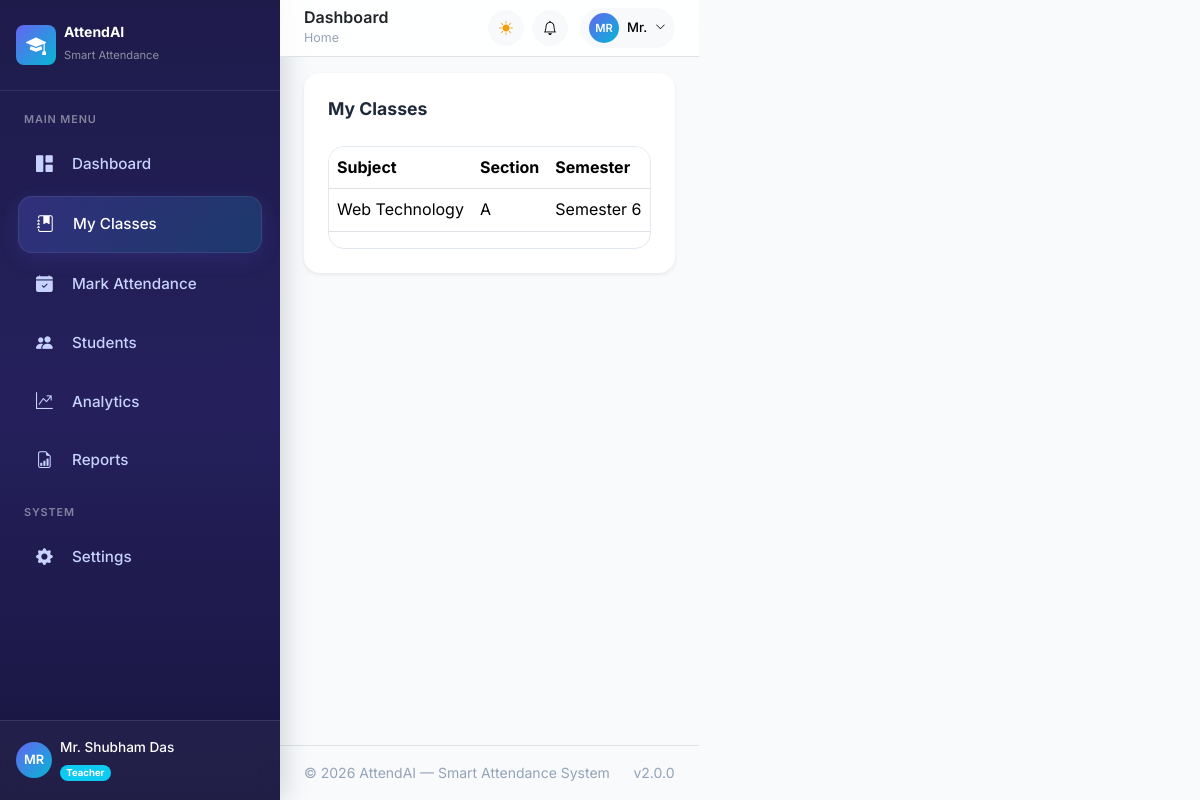
The page /teacher/classes (signed in) on the database its author committed.
### app/models/user.py (models this page shows, shortened)
class User(UserMixin, db.Model):
    __tablename__ = 'users'
    id = db.Column(db.Integer, primary_key=True)
    email = db.Column(db.String(120), unique=True, nullable=False, index=True)
    password_hash = db.Column(db.String(256), nullable=False)
    full_name = db.Column(db.String(100), nullable=False)
    phone = db.Column(db.String(20), nullable=True)
    avatar = db.Column(db.String(255), nullable=True)
    role = db.Column(db.String(20), nullable=False, default='teacher') # 'admin', 'teacher', 'student'
    is_active = db.Column(db.Boolean, default=True, nullable=False)
    created_at = db.Column(db.DateTime, default=datetime.utcnow, nullable=False)
    last_login = db.Column(db.DateTime, nullable=True)
    theme_preference = db.Column(db.String(10), default='light', nullable=False)

### app/models/subject.py (models this page shows, shortened)
class SectionSubject(db.Model):
    __tablename__ = 'section_subjects'
    id = db.Column(db.Integer, primary_key=True)
    section_id = db.Column(db.Integer, db.ForeignKey('sections.id'), nullable=False)
    subject_id = db.Column(db.Integer, db.ForeignKey('subjects.id'), nullable=False)
    teacher_id = db.Column(db.Integer, db.ForeignKey('users.id'), nullable=False)
    created_at = db.Column(db.DateTime, default=datetime.utcnow, nullable=False)
    teacher = db.relationship('User', backref=db.backref('teaching_assignments', cascade='all, delete-orphan'))
    attendances = db.relationship('Attendance', backref='section_subject', lazy='dynamic', cascade='all, delete-orphan')
    __table_args__ = (
        UniqueConstraint('section_id', 'subject_id', name='uq_section_subject'),
    )

class Subject(db.Model):
    __tablename__ = 'subjects'
    id = db.Column(db.Integer, primary_key=True)
    name = db.Column(db.String(100), nullable=False)
    code = db.Column(db.String(20), unique=True, nullable=False)
    credits = db.Column(db.Integer, default=3, nullable=False)
    subject_type = db.Column(db.String(20), default='theory', nullable=False)  # 'theory', 'practical', 'elective'
    is_active = db.Column(db.Boolean, default=True, nullable=False)
    created_at = db.Column(db.DateTime, default=datetime.utcnow, nullable=False)
    section_subjects = db.relationship('SectionSubject', backref='subject', cascade='all, delete-orphan')

### app/models/academic.py (models this page shows, shortened)
class Section(db.Model):
    __tablename__ = 'sections'
    id = db.Column(db.Integer, primary_key=True)
    semester_id = db.Column(db.Integer, db.ForeignKey('semesters.id'), nullable=False)
    name = db.Column(db.String(10), nullable=False)  # e.g., "A", "B"
    max_strength = db.Column(db.Integer, default=60, nullable=False)
    is_active = db.Column(db.Boolean, default=True, nullable=False)
    students = db.relationship('Student', backref='section', lazy='dynamic')
    section_subjects = db.relationship('SectionSubject', backref='section', lazy='dynamic', cascade='all, delete-orphan')

class Semester(db.Model):
    __tablename__ = 'semesters'
    id = db.Column(db.Integer, primary_key=True)
    program_id = db.Column(db.Integer, db.ForeignKey('programs.id'), nullable=False)
    number = db.Column(db.Integer, nullable=False)
    label = db.Column(db.String(50), nullable=False)  # e.g., "Semester 1", "Semester 2"
    is_active = db.Column(db.Boolean, default=True, nullable=False)
    sections = db.relationship('Section', backref='semester', lazy='dynamic', cascade='all, delete-orphan')

### app/blueprints/teacher.py (the view)
@teacher_bp.route('/classes')
@login_required
@teacher_required
def classes():
    assignments = current_user.teaching_assignments
    return render_template(
        'teacher/classes.html',
        assignments=assignments
    )

### app/templates/teacher/classes.html (shortened to what this page needs)
{% extends "base.html" %}
{% block content %}
<div class="card shadow-sm border-0 p-4 rounded-4">
    <h4 class="fw-bold mb-4">
        My Classes
    </h4>
    {% if assignments %}
        <div class="table-responsive">
            <table class="table align-middle">
                <thead>
                    <tr>
                        <th>Subject</th>
                        <th>Section</th>
                        <th>Semester</th>
                    </tr>
                </thead>
                <tbody>
                    {% for a in assignments %}
                    <tr>
                        <td>{{ a.subject.name }}</td>
                        <td>{{ a.section.name }}</td>
                        <td>Semester {{ a.section.semester.number }}</td>
                    </tr>
                    {% endfor %}
                </tbody>
            </table>
        </div>
    {% endif %}
</div>
{% endblock %}

### app/templates/components/sidebar.html (shortened to what this page needs)
<aside class="app-sidebar" id="appSidebar">
    <div class="sidebar-brand d-flex align-items-center gap-2 px-3 py-4">
        <div class="brand-icon d-flex align-items-center justify-content-center rounded-3" style="width:40px;height:40px;background:linear-gradient(135deg,#6366f1,#06b6d4);">
            <i class="bi bi-mortarboard-fill text-white fs-5"></i>
        </div>
        <div class="brand-text">
            <h6 class="mb-0 text-white fw-bold">AttendAI</h6>
            <small class="text-white-50" style="font-size:0.7rem;">Smart Attendance</small>
        </div>
    </div>
    <nav class="sidebar-nav flex-grow-1 px-2 py-2">
        <div class="nav-section">
            <span class="nav-section-label text-uppercase text-white-50 px-3 mb-2 d-block" style="font-size:0.65rem;letter-spacing:0.08em;">Main Menu</span>
            {% if current_user.role == 'admin' %}
            <a href="{{ url_for('admin.dashboard') }}" class="sidebar-link {{ 'active' if request.endpoint == 'admin.dashboard' }}">
                <i class="bi bi-grid-1x2-fill"></i><span>Dashboard</span>
            </a>
            <a href="{{ url_for('admin.departments') }}" class="sidebar-link {{ 'active' if request.endpoint == 'admin.departments' }}">
                <i class="bi bi-building"></i><span>Departments</span>
            </a>
            <a href="{{ url_for('admin.programs') }}" class="sidebar-link {{ 'active' if request.endpoint == 'admin.programs' }}">
                <i class="bi bi-journal-bookmark-fill"></i><span>Programs</span>
            </a>
            <a href="{{ url_for('admin.semesters') }}"
                class="sidebar-link {{ 'active' if request.endpoint == 'admin.semesters' }}">
                <i class="bi bi-calendar3"></i>
                <span>Semesters</span>
            </a>
            <a href="{{ url_for('admin.sections') }}"
                class="sidebar-link {{ 'active' if request.endpoint == 'admin.sections' }}">
                <i class="bi bi-grid-3x3-gap-fill"></i>
                <span>Sections</span>
            </a>
            <a href="{{ url_for('admin.subjects') }}" class="sidebar-link {{ 'active' if request.endpoint == 'admin.subjects' }}">
                <i class="bi bi-book-half"></i><span>Subjects</span>
            </a>
            <a href="{{ url_for('admin.assignments') }}"class="sidebar-link {{ 'active' if request.endpoint == 'admin.assignments' }}">
                <i class="bi bi-diagram-3-fill"></i>
                <span>Assignments</span>
            </a>
            <a href="{{ url_for('admin.teachers') }}" class="sidebar-link {{ 'active' if request.endpoint == 'admin.teachers' }}">
                <i class="bi bi-person-workspace"></i><span>Teachers</span>
            </a>
            </a>
            <a href="{{ url_for('analytics.dashboard') }}" class="sidebar-link {{ 'active' if request.endpoint == 'analytics.dashboard' }}">
                <i class="bi bi-graph-up-arrow"></i><span>Analytics</span>
            </a>
            <a href="{{ url_for('reports.index') }}" class="sidebar-link {{ 'active' if request.endpoint == 'reports.index' }}">
                <i class="bi bi-file-earmark-bar-graph"></i><span>Reports</span>
            </a>
            <span class="nav-section-label text-uppercase text-white-50 px-3 mt-3 mb-2 d-block" style="font-size:0.65rem;letter-spacing:0.08em;">System</span>
            <a href="{{ url_for('admin.bulk_import') }}" class="sidebar-link {{ 'active' if request.endpoint == 'admin.bulk_import' }}">
                <i class="bi bi-cloud-upload-fill"></i><span>Bulk Import</span>
            </a>
            <a href="{{ url_for('settings.index') }}" class="sidebar-link {{ 'active' if request.endpoint == 'settings.index' }}">
                <i class="bi bi-gear-fill"></i><span>Settings</span>
            </a>
            {% elif current_user.role == 'teacher' %}
            <a href="{{ url_for('teacher.dashboard') }}" class="sidebar-link {{ 'active' if request.endpoint == 'teacher.dashboard' }}">
                <i class="bi bi-grid-1x2-fill"></i><span>Dashboard</span>
            </a>
            <a href="{{ url_for('teacher.classes') }}" class="sidebar-link {{ 'active' if request.endpoint == 'teacher.classes' }}">
                <i class="bi bi-journal-bookmark-fill"></i><span>My Classes</span>
            </a>
            <a href="{{ url_for('attendance.mark') }}" class="sidebar-link {{ 'active' if request.endpoint == 'attendance.mark' }}">
                <i class="bi bi-calendar-check-fill"></i><span>Mark Attendance</span>
            </a>
            <a href="{{ url_for('students.list') }}" class="sidebar-link {{ 'active' if request.endpoint == 'students.list' }}">
                <i class="bi bi-people-fill"></i><span>Students</span>
            </a>
            <a href="{{ url_for('analytics.dashboard') }}" class="sidebar-link {{ 'active' if request.endpoint == 'analytics.dashboard' }}">
                <i class="bi bi-graph-up-arrow"></i><span>Analytics</span>
            </a>
            <a href="{{ url_for('reports.index') }}" class="sidebar-link {{ 'active' if request.endpoint == 'reports.index' }}">
                <i class="bi bi-file-earmark-bar-graph"></i><span>Reports</span>
            </a>
            <span class="nav-section-label text-uppercase text-white-50 px-3 mt-3 mb-2 d-block" style="font-size:0.65rem;letter-spacing:0.08em;">System</span>
            <a href="{{ url_for('settings.index') }}" class="sidebar-link {{ 'active' if request.endpoint == 'settings.index' }}">
                <i class="bi bi-gear-fill"></i><span>Settings</span>
            </a>
            {% endif %}
        </div>
    </nav>
    <div class="sidebar-user px-3 py-3 border-top border-white border-opacity-10">
        <div class="d-flex align-items-center gap-2">
            <div class="user-avatar d-flex align-items-center justify-content-center rounded-circle flex-shrink-0" style="width:36px;height:36px;background:linear-gradient(135deg,#6366f1,#06b6d4);font-size:0.8rem;font-weight:600;color:#fff;">
                {{ current_user.full_name[:2]|upper if current_user.full_name else 'U' }}
            </div>
            <div class="overflow-hidden">
                <div class="text-white text-truncate fw-medium" style="font-size:0.85rem;">{{ current_user.full_name or 'User' }}</div>
                <span class="badge rounded-pill {% if current_user.role == 'admin' %}bg-primary{% elif current_user.role == 'teacher' %}bg-info{% else %}bg-success{% endif %}" style="font-size:0.6rem;">
                    {{ current_user.role|capitalize }}
                </span>
            </div>
        </div>
    </div>
</aside>

### app/templates/components/navbar.html (shortened to what this page needs)
<header class="app-navbar sticky-top bg-white border-bottom px-4 py-2 d-flex align-items-center justify-content-between" style="z-index:1020;backdrop-filter:blur(12px);background:rgba(255,255,255,0.85)!important;">
    <div class="d-flex align-items-center gap-3">
        <div>
            <h5 class="mb-0 fw-semibold text-dark">{% block page_title %}Dashboard{% endblock %}</h5>
            <nav aria-label="breadcrumb" class="d-none d-md-block">
                <ol class="breadcrumb mb-0" style="font-size:0.78rem;">
                    <li class="breadcrumb-item"><a href="#" class="text-decoration-none text-muted">Home</a></li>
                </ol>
            </nav>
        </div>
    </div>
    <div class="d-flex align-items-center gap-2">
        <button class="btn btn-light btn-sm rounded-circle d-flex align-items-center justify-content-center" style="width:36px;height:36px;" onclick="toggleTheme()" id="themeToggleBtn" aria-label="Toggle theme">
            <i class="bi bi-sun-fill text-warning" id="themeIcon"></i>
        </button>
        <div class="dropdown">
            <button class="btn btn-light btn-sm rounded-circle d-flex align-items-center justify-content-center position-relative" style="width:36px;height:36px;" data-bs-toggle="dropdown" data-bs-auto-close="outside" aria-expanded="false" aria-label="Notifications">
                <i class="bi bi-bell"></i>
            </button>
        </div>
        <div class="dropdown ms-1">
            <button class="btn btn-light btn-sm rounded-pill d-flex align-items-center gap-2 px-2 py-1" data-bs-toggle="dropdown" aria-expanded="false">
                <div class="d-flex align-items-center justify-content-center rounded-circle" style="width:30px;height:30px;background:linear-gradient(135deg,#6366f1,#06b6d4);font-size:0.7rem;font-weight:600;color:#fff;">
                    {{ current_user.full_name[:2]|upper if current_user.full_name else 'U' }}
                </div>
                <span class="d-none d-md-inline fw-medium" style="font-size:0.82rem;">{{ current_user.full_name.split(' ')[0] if current_user.full_name else 'User' }}</span>
                <i class="bi bi-chevron-down" style="font-size:0.65rem;"></i>
            </button>
        </div>
    </div>
</header>

### rows shown on the page
User: full_name "MR", full_name "Mr. Shubham Das", role "Teacher", full_name "Mr."
SectionSubject: subject.name "Web Technology", section.name "A", section.semester.number "6"
